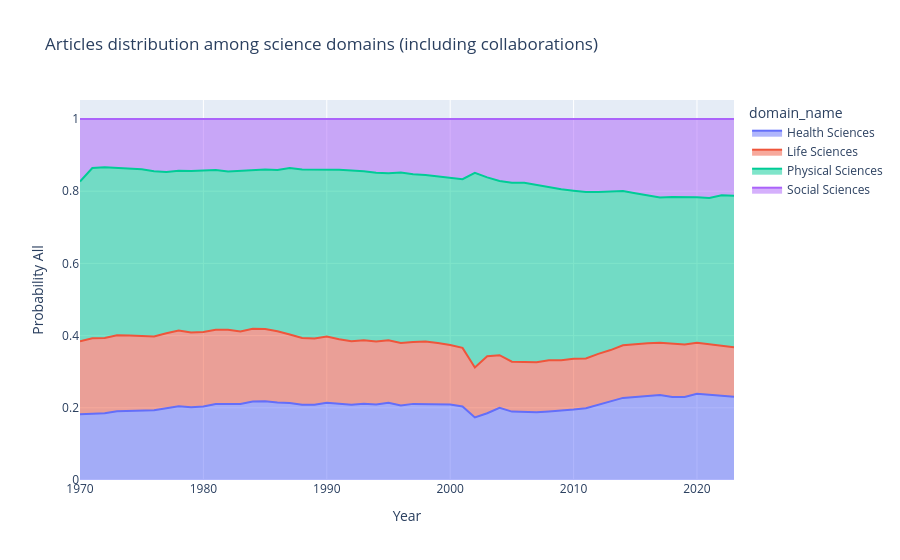

Notebook cell for this chart:
### Code cell
fig = px.area(
    (
        df_global_topics
        .groupby(["domain_name", "year"], as_index=False)
        .probability_all
        .sum()
    ),
    x="year",
    y="probability_all",
    color="domain_name",
    labels={"probability_all": "Probability All", "year": "Year"},
    title="Articles distribution among science domains (including collaborations)"
)
fig.show()
# fig.write_image("../images/articles_by_domains_dynamics.png",
#                 width=1200, height=600, scale=2)

### Figure 1 — Plotly figure (JSON) as saved in the notebook; plotly's stock layout.template omitted (floating-point values rounded to 4 significant figures)
{"data": [{"fillpattern": {"shape": ""}, "hovertemplate": "domain_name=Health Sciences<br>Year=%{x}<br>Probability All=%{y}<extra></extra>", "legendgroup": "Health Sciences", "line": {"color": "#636efa"}, "marker": {"symbol": "circle"}, "mode": "lines", "name": "Health Sciences", "orientation": "v", "showlegend": true, "stackgroup": "1", "x": [1970, 1971, 1972, 1973, 1974, 1975, 1976, 1977, 1978, 1979, 1980, 1981, 1982, 1983, 1984, 1985, 1986, 1987, 1988, 1989, 1990, 1991, 1992, 1993, 1994, 1995, 1996, 1997, 1998, 1999, 2000, 2001, 2002, 2003, 2004, 2005, 2006, 2007, 2008, 2009, 2010, 2011, 2012, 2013, 2014, 2015, 2016, 2017, 2018, 2019, 2020, 2021, 2022, 2023], "xaxis": "x", "y": [0.1823, 0.1836, 0.1849, 0.1906, 0.1919, 0.1914, 0.1933, 0.1988, 0.2044, 0.2017, 0.2035, 0.2107, 0.2106, 0.2105, 0.2173, 0.2181, 0.2148, 0.2135, 0.2082, 0.2086, 0.2141, 0.2113, 0.2084, 0.2113, 0.209, 0.214, 0.2063, 0.2109, 0.2098, 0.2099, 0.2089, 0.2039, 0.1733, 0.1849, 0.2, 0.1895, 0.1883, 0.1874, 0.1901, 0.192, 0.1952, 0.199, 0.2091, 0.218, 0.2274, 0.2302, 0.234, 0.2357, 0.2302, 0.2298, 0.2389, 0.2363, 0.2318, 0.2305], "yaxis": "y", "type": "scatter"}, {"fillpattern": {"shape": ""}, "hovertemplate": "domain_name=Life Sciences<br>Year=%{x}<br>Probability All=%{y}<extra></extra>", "legendgroup": "Life Sciences", "line": {"color": "#EF553B"}, "marker": {"symbol": "circle"}, "mode": "lines", "name": "Life Sciences", "orientation": "v", "showlegend": true, "stackgroup": "1", "x": [1970, 1971, 1972, 1973, 1974, 1975, 1976, 1977, 1978, 1979, 1980, 1981, 1982, 1983, 1984, 1985, 1986, 1987, 1988, 1989, 1990, 1991, 1992, 1993, 1994, 1995, 1996, 1997, 1998, 1999, 2000, 2001, 2002, 2003, 2004, 2005, 2006, 2007, 2008, 2009, 2010, 2011, 2012, 2013, 2014, 2015, 2016, 2017, 2018, 2019, 2020, 2021, 2022, 2023], "xaxis": "x", "y": [0.2019, 0.2092, 0.2082, 0.2102, 0.2083, 0.2073, 0.2042, 0.2077, 0.2099, 0.207, 0.2065, 0.2057, 0.2053, 0.2007, 0.2014, 0.2002, 0.1972, 0.1897, 0.1851, 0.1831, 0.1832, 0.1784, 0.1762, 0.1756, 0.1743, 0.1729, 0.1734, 0.1716, 0.1738, 0.1696, 0.1652, 0.1622, 0.1384, 0.1579, 0.1456, 0.1382, 0.1385, 0.1388, 0.1418, 0.1397, 0.1409, 0.1378, 0.1404, 0.1419, 0.1459, 0.1465, 0.1446, 0.1442, 0.1465, 0.1453, 0.141, 0.1393, 0.1393, 0.1371], "yaxis": "y", "type": "scatter"}, {"fillpattern": {"shape": ""}, "hovertemplate": "domain_name=Physical Sciences<br>Year=%{x}<br>Probability All=%{y}<extra></extra>", "legendgroup": "Physical Sciences", "line": {"color": "#00cc96"}, "marker": {"symbol": "circle"}, "mode": "lines", "name": "Physical Sciences", "orientation": "v", "showlegend": true, "stackgroup": "1", "x": [1970, 1971, 1972, 1973, 1974, 1975, 1976, 1977, 1978, 1979, 1980, 1981, 1982, 1983, 1984, 1985, 1986, 1987, 1988, 1989, 1990, 1991, 1992, 1993, 1994, 1995, 1996, 1997, 1998, 1999, 2000, 2001, 2002, 2003, 2004, 2005, 2006, 2007, 2008, 2009, 2010, 2011, 2012, 2013, 2014, 2015, 2016, 2017, 2018, 2019, 2020, 2021, 2022, 2023], "xaxis": "x", "y": [0.4424, 0.4715, 0.4733, 0.464, 0.4634, 0.4618, 0.4579, 0.4468, 0.4427, 0.4473, 0.4472, 0.4426, 0.4388, 0.4446, 0.4395, 0.4415, 0.4465, 0.461, 0.4665, 0.4676, 0.4632, 0.4696, 0.4724, 0.4684, 0.4676, 0.463, 0.4718, 0.4648, 0.4616, 0.4617, 0.4644, 0.467, 0.5393, 0.4956, 0.4827, 0.4954, 0.4965, 0.4907, 0.4795, 0.4737, 0.4653, 0.4608, 0.4483, 0.4388, 0.4271, 0.4174, 0.4106, 0.4025, 0.4076, 0.409, 0.4033, 0.4057, 0.4176, 0.4197], "yaxis": "y", "type": "scatter"}, {"fillpattern": {"shape": ""}, "hovertemplate": "domain_name=Social Sciences<br>Year=%{x}<br>Probability All=%{y}<extra></extra>", "legendgroup": "Social Sciences", "line": {"color": "#ab63fa"}, "marker": {"symbol": "circle"}, "mode": "lines", "name": "Social Sciences", "orientation": "v", "showlegend": true, "stackgroup": "1", "x": [1970, 1971, 1972, 1973, 1974, 1975, 1976, 1977, 1978, 1979, 1980, 1981, 1982, 1983, 1984, 1985, 1986, 1987, 1988, 1989, 1990, 1991, 1992, 1993, 1994, 1995, 1996, 1997, 1998, 1999, 2000, 2001, 2002, 2003, 2004, 2005, 2006, 2007, 2008, 2009, 2010, 2011, 2012, 2013, 2014, 2015, 2016, 2017, 2018, 2019, 2020, 2021, 2022, 2023], "xaxis": "x", "y": [0.1734, 0.1357, 0.1336, 0.1352, 0.1364, 0.1394, 0.1447, 0.1467, 0.1431, 0.144, 0.1428, 0.141, 0.1453, 0.1443, 0.1418, 0.1402, 0.1415, 0.1357, 0.1401, 0.1407, 0.1394, 0.1407, 0.143, 0.1447, 0.1491, 0.1501, 0.1484, 0.1528, 0.1548, 0.1588, 0.1615, 0.1669, 0.149, 0.1616, 0.1717, 0.1768, 0.1767, 0.1831, 0.1887, 0.1947, 0.1986, 0.2024, 0.2022, 0.2013, 0.1996, 0.2059, 0.2109, 0.2176, 0.2158, 0.2159, 0.2169, 0.2187, 0.2113, 0.2127], "yaxis": "y", "type": "scatter"}], "layout": {"xaxis": {"anchor": "y", "domain": [0.0, 1.0], "title": {"text": "Year"}}, "yaxis": {"anchor": "x", "domain": [0.0, 1.0], "title": {"text": "Probability All"}}, "legend": {"title": {"text": "domain_name"}, "tracegroupgap": 0}, "title": {"text": "Articles distribution among science domains (including collaborations)"}}}
